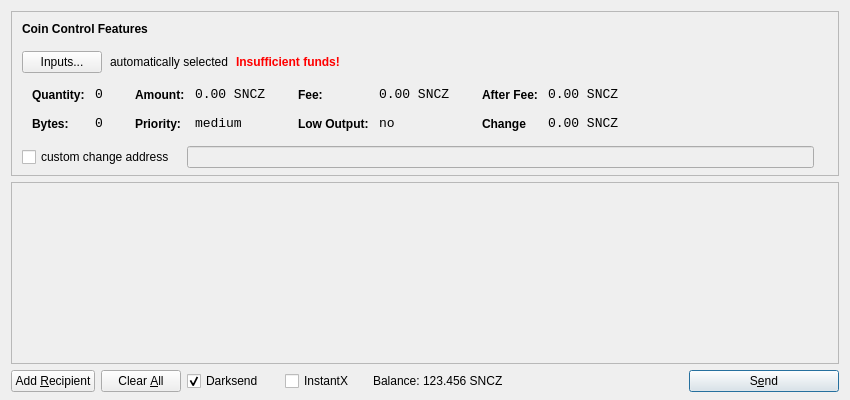
<?xml version="1.0" encoding="UTF-8"?>
<ui version="4.0">
 <class>SendCoinsDialog</class>
 <widget class="QDialog" name="SendCoinsDialog">
  <property name="geometry">
   <rect>
    <x>0</x>
    <y>0</y>
    <width>850</width>
    <height>400</height>
   </rect>
  </property>
  <property name="windowTitle">
   <string>Send Coins</string>
  </property>
  <layout class="QVBoxLayout" name="verticalLayout" stretch="0,1,0">
   <property name="bottomMargin">
    <number>8</number>
   </property>
   <item>
    <widget class="QFrame" name="frameCoinControl">
     <property name="sizePolicy">
      <sizepolicy hsizetype="Expanding" vsizetype="Expanding">
       <horstretch>0</horstretch>
       <verstretch>0</verstretch>
      </sizepolicy>
     </property>
     <property name="maximumSize">
      <size>
       <width>16777215</width>
       <height>16777215</height>
      </size>
     </property>
     <property name="frameShape">
      <enum>QFrame::StyledPanel</enum>
     </property>
     <property name="frameShadow">
      <enum>QFrame::Sunken</enum>
     </property>
     <layout class="QVBoxLayout" name="verticalLayoutCoinControl2">
      <property name="spacing">
       <number>-1</number>
      </property>
      <property name="leftMargin">
       <number>0</number>
      </property>
      <property name="topMargin">
       <number>0</number>
      </property>
      <property name="rightMargin">
       <number>0</number>
      </property>
      <property name="bottomMargin">
       <number>6</number>
      </property>
      <item>
       <layout class="QVBoxLayout" name="verticalLayoutCoinControl" stretch="0,0,0,0,1">
        <property name="spacing">
         <number>0</number>
        </property>
        <property name="leftMargin">
         <number>10</number>
        </property>
        <property name="topMargin">
         <number>10</number>
        </property>
        <item>
         <layout class="QHBoxLayout" name="horizontalLayoutCoinControl1">
          <property name="bottomMargin">
           <number>15</number>
          </property>
          <item>
           <widget class="QLabel" name="labelCoinControlFeatures">
            <property name="sizePolicy">
             <sizepolicy hsizetype="Preferred" vsizetype="Maximum">
              <horstretch>0</horstretch>
              <verstretch>0</verstretch>
             </sizepolicy>
            </property>
            <property name="font">
             <font>
              <weight>75</weight>
              <bold>true</bold>
             </font>
            </property>
            <property name="styleSheet">
             <string notr="true">font-weight:bold;</string>
            </property>
            <property name="text">
             <string>Coin Control Features</string>
            </property>
           </widget>
          </item>
         </layout>
        </item>
        <item>
         <layout class="QHBoxLayout" name="horizontalLayoutCoinControl2" stretch="0,0,0,0">
          <property name="spacing">
           <number>8</number>
          </property>
          <property name="bottomMargin">
           <number>10</number>
          </property>
          <item>
           <widget class="QPushButton" name="pushButtonCoinControl">
            <property name="styleSheet">
             <string notr="true"/>
            </property>
            <property name="text">
             <string>Inputs...</string>
            </property>
           </widget>
          </item>
          <item>
           <widget class="QLabel" name="labelCoinControlAutomaticallySelected">
            <property name="text">
             <string>automatically selected</string>
            </property>
            <property name="margin">
             <number>5</number>
            </property>
           </widget>
          </item>
          <item>
           <widget class="QLabel" name="labelCoinControlInsuffFunds">
            <property name="font">
             <font>
              <weight>75</weight>
              <bold>true</bold>
             </font>
            </property>
            <property name="styleSheet">
             <string notr="true">color:red;font-weight:bold;</string>
            </property>
            <property name="text">
             <string>Insufficient funds!</string>
            </property>
            <property name="margin">
             <number>5</number>
            </property>
           </widget>
          </item>
          <item>
           <spacer name="horizontalSpacerCoinControl">
            <property name="orientation">
             <enum>Qt::Horizontal</enum>
            </property>
            <property name="sizeHint" stdset="0">
             <size>
              <width>40</width>
              <height>1</height>
             </size>
            </property>
           </spacer>
          </item>
         </layout>
        </item>
        <item>
         <widget class="QWidget" name="widgetCoinControl" native="true">
          <property name="sizePolicy">
           <sizepolicy hsizetype="Preferred" vsizetype="Preferred">
            <horstretch>0</horstretch>
            <verstretch>0</verstretch>
           </sizepolicy>
          </property>
          <property name="minimumSize">
           <size>
            <width>0</width>
            <height>0</height>
           </size>
          </property>
          <property name="styleSheet">
           <string notr="true"/>
          </property>
          <layout class="QHBoxLayout" name="horizontalLayoutCoinControl5">
           <property name="margin">
            <number>0</number>
           </property>
           <item>
            <layout class="QHBoxLayout" name="horizontalLayoutCoinControl3" stretch="0,0,0,1">
             <property name="spacing">
              <number>20</number>
             </property>
             <property name="topMargin">
              <number>0</number>
             </property>
             <property name="bottomMargin">
              <number>10</number>
             </property>
             <item>
              <layout class="QFormLayout" name="formLayoutCoinControl1">
               <property name="horizontalSpacing">
                <number>10</number>
               </property>
               <property name="verticalSpacing">
                <number>14</number>
               </property>
               <property name="leftMargin">
                <number>10</number>
               </property>
               <property name="topMargin">
                <number>4</number>
               </property>
               <property name="rightMargin">
                <number>6</number>
               </property>
               <item row="0" column="0">
                <widget class="QLabel" name="labelCoinControlQuantityText">
                 <property name="styleSheet">
                  <string notr="true">font-weight:bold;</string>
                 </property>
                 <property name="text">
                  <string>Quantity:</string>
                 </property>
                 <property name="margin">
                  <number>0</number>
                 </property>
                </widget>
               </item>
               <item row="0" column="1">
                <widget class="QLabel" name="labelCoinControlQuantity">
                 <property name="font">
                  <font>
                   <family>Monospace</family>
                   <pointsize>10</pointsize>
                  </font>
                 </property>
                 <property name="cursor">
                  <cursorShape>IBeamCursor</cursorShape>
                 </property>
                 <property name="contextMenuPolicy">
                  <enum>Qt::ActionsContextMenu</enum>
                 </property>
                 <property name="text">
                  <string>0</string>
                 </property>
                 <property name="margin">
                  <number>0</number>
                 </property>
                 <property name="textInteractionFlags">
                  <set>Qt::LinksAccessibleByMouse|Qt::TextSelectableByKeyboard|Qt::TextSelectableByMouse</set>
                 </property>
                </widget>
               </item>
               <item row="1" column="0">
                <widget class="QLabel" name="labelCoinControlBytesText">
                 <property name="styleSheet">
                  <string notr="true">font-weight:bold;</string>
                 </property>
                 <property name="text">
                  <string>Bytes:</string>
                 </property>
                </widget>
               </item>
               <item row="1" column="1">
                <widget class="QLabel" name="labelCoinControlBytes">
                 <property name="font">
                  <font>
                   <family>Monospace</family>
                   <pointsize>10</pointsize>
                  </font>
                 </property>
                 <property name="cursor">
                  <cursorShape>IBeamCursor</cursorShape>
                 </property>
                 <property name="contextMenuPolicy">
                  <enum>Qt::ActionsContextMenu</enum>
                 </property>
                 <property name="text">
                  <string>0</string>
                 </property>
                 <property name="textInteractionFlags">
                  <set>Qt::LinksAccessibleByMouse|Qt::TextSelectableByKeyboard|Qt::TextSelectableByMouse</set>
                 </property>
                </widget>
               </item>
              </layout>
             </item>
             <item>
              <layout class="QFormLayout" name="formLayoutCoinControl2">
               <property name="horizontalSpacing">
                <number>10</number>
               </property>
               <property name="verticalSpacing">
                <number>14</number>
               </property>
               <property name="leftMargin">
                <number>6</number>
               </property>
               <property name="topMargin">
                <number>4</number>
               </property>
               <property name="rightMargin">
                <number>6</number>
               </property>
               <item row="0" column="0">
                <widget class="QLabel" name="labelCoinControlAmountText">
                 <property name="styleSheet">
                  <string notr="true">font-weight:bold;</string>
                 </property>
                 <property name="text">
                  <string>Amount:</string>
                 </property>
                 <property name="margin">
                  <number>0</number>
                 </property>
                </widget>
               </item>
               <item row="0" column="1">
                <widget class="QLabel" name="labelCoinControlAmount">
                 <property name="font">
                  <font>
                   <family>Monospace</family>
                   <pointsize>10</pointsize>
                  </font>
                 </property>
                 <property name="cursor">
                  <cursorShape>IBeamCursor</cursorShape>
                 </property>
                 <property name="contextMenuPolicy">
                  <enum>Qt::ActionsContextMenu</enum>
                 </property>
                 <property name="text">
                  <string>0.00 SNCZ</string>
                 </property>
                 <property name="textInteractionFlags">
                  <set>Qt::LinksAccessibleByMouse|Qt::TextSelectableByKeyboard|Qt::TextSelectableByMouse</set>
                 </property>
                </widget>
               </item>
               <item row="1" column="0">
                <widget class="QLabel" name="labelCoinControlPriorityText">
                 <property name="styleSheet">
                  <string notr="true">font-weight:bold;</string>
                 </property>
                 <property name="text">
                  <string>Priority:</string>
                 </property>
                </widget>
               </item>
               <item row="1" column="1">
                <widget class="QLabel" name="labelCoinControlPriority">
                 <property name="font">
                  <font>
                   <family>Monospace</family>
                   <pointsize>10</pointsize>
                  </font>
                 </property>
                 <property name="cursor">
                  <cursorShape>IBeamCursor</cursorShape>
                 </property>
                 <property name="contextMenuPolicy">
                  <enum>Qt::ActionsContextMenu</enum>
                 </property>
                 <property name="text">
                  <string>medium</string>
                 </property>
                 <property name="textInteractionFlags">
                  <set>Qt::LinksAccessibleByMouse|Qt::TextSelectableByKeyboard|Qt::TextSelectableByMouse</set>
                 </property>
                </widget>
               </item>
              </layout>
             </item>
             <item>
              <layout class="QFormLayout" name="formLayoutCoinControl3">
               <property name="horizontalSpacing">
                <number>10</number>
               </property>
               <property name="verticalSpacing">
                <number>14</number>
               </property>
               <property name="leftMargin">
                <number>6</number>
               </property>
               <property name="topMargin">
                <number>4</number>
               </property>
               <property name="rightMargin">
                <number>6</number>
               </property>
               <item row="0" column="0">
                <widget class="QLabel" name="labelCoinControlFeeText">
                 <property name="styleSheet">
                  <string notr="true">font-weight:bold;</string>
                 </property>
                 <property name="text">
                  <string>Fee:</string>
                 </property>
                 <property name="margin">
                  <number>0</number>
                 </property>
                </widget>
               </item>
               <item row="0" column="1">
                <widget class="QLabel" name="labelCoinControlFee">
                 <property name="font">
                  <font>
                   <family>Monospace</family>
                   <pointsize>10</pointsize>
                  </font>
                 </property>
                 <property name="cursor">
                  <cursorShape>IBeamCursor</cursorShape>
                 </property>
                 <property name="contextMenuPolicy">
                  <enum>Qt::ActionsContextMenu</enum>
                 </property>
                 <property name="text">
                  <string>0.00 SNCZ</string>
                 </property>
                 <property name="textInteractionFlags">
                  <set>Qt::LinksAccessibleByMouse|Qt::TextSelectableByKeyboard|Qt::TextSelectableByMouse</set>
                 </property>
                </widget>
               </item>
               <item row="1" column="0">
                <widget class="QLabel" name="labelCoinControlLowOutputText">
                 <property name="styleSheet">
                  <string notr="true">font-weight:bold;</string>
                 </property>
                 <property name="text">
                  <string>Low Output:</string>
                 </property>
                </widget>
               </item>
               <item row="1" column="1">
                <widget class="QLabel" name="labelCoinControlLowOutput">
                 <property name="font">
                  <font>
                   <family>Monospace</family>
                   <pointsize>10</pointsize>
                  </font>
                 </property>
                 <property name="cursor">
                  <cursorShape>IBeamCursor</cursorShape>
                 </property>
                 <property name="contextMenuPolicy">
                  <enum>Qt::ActionsContextMenu</enum>
                 </property>
                 <property name="text">
                  <string>no</string>
                 </property>
                 <property name="textInteractionFlags">
                  <set>Qt::LinksAccessibleByMouse|Qt::TextSelectableByKeyboard|Qt::TextSelectableByMouse</set>
                 </property>
                </widget>
               </item>
              </layout>
             </item>
             <item>
              <layout class="QFormLayout" name="formLayoutCoinControl4">
               <property name="horizontalSpacing">
                <number>10</number>
               </property>
               <property name="verticalSpacing">
                <number>14</number>
               </property>
               <property name="leftMargin">
                <number>6</number>
               </property>
               <property name="topMargin">
                <number>4</number>
               </property>
               <property name="rightMargin">
                <number>6</number>
               </property>
               <item row="0" column="0">
                <widget class="QLabel" name="labelCoinControlAfterFeeText">
                 <property name="styleSheet">
                  <string notr="true">font-weight:bold;</string>
                 </property>
                 <property name="text">
                  <string>After Fee:</string>
                 </property>
                 <property name="margin">
                  <number>0</number>
                 </property>
                </widget>
               </item>
               <item row="0" column="1">
                <widget class="QLabel" name="labelCoinControlAfterFee">
                 <property name="font">
                  <font>
                   <family>Monospace</family>
                   <pointsize>10</pointsize>
                  </font>
                 </property>
                 <property name="cursor">
                  <cursorShape>IBeamCursor</cursorShape>
                 </property>
                 <property name="contextMenuPolicy">
                  <enum>Qt::ActionsContextMenu</enum>
                 </property>
                 <property name="text">
                  <string>0.00 SNCZ</string>
                 </property>
                 <property name="textInteractionFlags">
                  <set>Qt::LinksAccessibleByMouse|Qt::TextSelectableByKeyboard|Qt::TextSelectableByMouse</set>
                 </property>
                </widget>
               </item>
               <item row="1" column="0">
                <widget class="QLabel" name="labelCoinControlChangeText">
                 <property name="styleSheet">
                  <string notr="true">font-weight:bold;</string>
                 </property>
                 <property name="text">
                  <string>Change</string>
                 </property>
                </widget>
               </item>
               <item row="1" column="1">
                <widget class="QLabel" name="labelCoinControlChange">
                 <property name="font">
                  <font>
                   <family>Monospace</family>
                   <pointsize>10</pointsize>
                  </font>
                 </property>
                 <property name="cursor">
                  <cursorShape>IBeamCursor</cursorShape>
                 </property>
                 <property name="contextMenuPolicy">
                  <enum>Qt::ActionsContextMenu</enum>
                 </property>
                 <property name="text">
                  <string>0.00 SNCZ</string>
                 </property>
                 <property name="textInteractionFlags">
                  <set>Qt::LinksAccessibleByMouse|Qt::TextSelectableByKeyboard|Qt::TextSelectableByMouse</set>
                 </property>
                </widget>
               </item>
              </layout>
             </item>
            </layout>
           </item>
          </layout>
         </widget>
        </item>
        <item>
         <layout class="QHBoxLayout" name="horizontalLayoutCoinControl4" stretch="0,0,0">
          <property name="spacing">
           <number>12</number>
          </property>
          <property name="sizeConstraint">
           <enum>QLayout::SetDefaultConstraint</enum>
          </property>
          <property name="topMargin">
           <number>5</number>
          </property>
          <property name="rightMargin">
           <number>5</number>
          </property>
          <item>
           <widget class="QCheckBox" name="checkBoxCoinControlChange">
            <property name="text">
             <string>custom change address</string>
            </property>
           </widget>
          </item>
          <item>
           <widget class="QLineEdit" name="lineEditCoinControlChange">
            <property name="enabled">
             <bool>false</bool>
            </property>
            <property name="sizePolicy">
             <sizepolicy hsizetype="Expanding" vsizetype="Fixed">
              <horstretch>0</horstretch>
              <verstretch>0</verstretch>
             </sizepolicy>
            </property>
           </widget>
          </item>
          <item>
           <widget class="QLabel" name="labelCoinControlChangeLabel">
            <property name="sizePolicy">
             <sizepolicy hsizetype="Preferred" vsizetype="Expanding">
              <horstretch>0</horstretch>
              <verstretch>0</verstretch>
             </sizepolicy>
            </property>
            <property name="minimumSize">
             <size>
              <width>0</width>
              <height>0</height>
             </size>
            </property>
            <property name="text">
             <string/>
            </property>
            <property name="margin">
             <number>3</number>
            </property>
           </widget>
          </item>
         </layout>
        </item>
        <item>
         <spacer name="verticalSpacerCoinControl">
          <property name="orientation">
           <enum>Qt::Vertical</enum>
          </property>
          <property name="sizeHint" stdset="0">
           <size>
            <width>800</width>
            <height>1</height>
           </size>
          </property>
         </spacer>
        </item>
       </layout>
      </item>
     </layout>
    </widget>
   </item>
   <item>
    <widget class="QScrollArea" name="scrollArea">
     <property name="widgetResizable">
      <bool>true</bool>
     </property>
     <widget class="QWidget" name="scrollAreaWidgetContents">
      <property name="geometry">
       <rect>
        <x>0</x>
        <y>0</y>
        <width>830</width>
        <height>165</height>
       </rect>
      </property>
      <layout class="QVBoxLayout" name="verticalLayout_2">
       <property name="margin">
        <number>0</number>
       </property>
       <item>
        <layout class="QVBoxLayout" name="entries">
         <property name="spacing">
          <number>6</number>
         </property>
        </layout>
       </item>
       <item>
        <spacer name="verticalSpacer">
         <property name="orientation">
          <enum>Qt::Vertical</enum>
         </property>
         <property name="sizeHint" stdset="0">
          <size>
           <width>20</width>
           <height>40</height>
          </size>
         </property>
        </spacer>
       </item>
      </layout>
     </widget>
    </widget>
   </item>
   <item>
    <layout class="QHBoxLayout" name="horizontalLayout">
     <item>
      <widget class="QPushButton" name="addButton">
       <property name="toolTip">
        <string>Send to multiple recipients at once</string>
       </property>
       <property name="text">
        <string>Add &amp;Recipient</string>
       </property>
       <property name="autoDefault">
        <bool>false</bool>
       </property>
      </widget>
     </item>
     <item>
      <widget class="QPushButton" name="clearButton">
       <property name="sizePolicy">
        <sizepolicy hsizetype="Minimum" vsizetype="Fixed">
         <horstretch>0</horstretch>
         <verstretch>0</verstretch>
        </sizepolicy>
       </property>
       <property name="toolTip">
        <string>Remove all transaction fields</string>
       </property>
       <property name="text">
        <string>Clear &amp;All</string>
       </property>
       <property name="autoRepeatDelay">
        <number>300</number>
       </property>
       <property name="autoDefault">
        <bool>false</bool>
       </property>
      </widget>
     </item>
     <item>
      <layout class="QHBoxLayout" name="horizontalLayout_2">
       <property name="spacing">
        <number>3</number>
       </property>
        <item>
        <widget class="QCheckBox" name="checkUseDarksend">
         <property name="minimumSize">
          <size>
           <width>95</width>
           <height>0</height>
          </size>
         </property>
         <property name="text">
          <string>Darksend</string>
         </property>
         <property name="checked">
          <bool>true</bool>
         </property>
        </widget>
       </item>
       <item>
        <widget class="QCheckBox" name="checkInstantX">
         <property name="enabled">
          <bool>true</bool>
         </property>
         <property name="minimumSize">
          <size>
           <width>85</width>
           <height>0</height>
          </size>
         </property>
         <property name="text">
          <string>InstantX</string>
         </property>
        </widget>
       </item>
       <item>
        <widget class="QLabel" name="label">
         <property name="sizePolicy">
          <sizepolicy hsizetype="Preferred" vsizetype="Fixed">
           <horstretch>0</horstretch>
           <verstretch>0</verstretch>
          </sizepolicy>
         </property>
         <property name="text">
          <string>Balance:</string>
         </property>
        </widget>
       </item>
       <item>
        <widget class="QLabel" name="labelBalance">
         <property name="sizePolicy">
          <sizepolicy hsizetype="Preferred" vsizetype="Fixed">
           <horstretch>0</horstretch>
           <verstretch>0</verstretch>
          </sizepolicy>
         </property>
         <property name="cursor">
          <cursorShape>IBeamCursor</cursorShape>
         </property>
         <property name="text">
          <string>123.456 SNCZ</string>
         </property>
         <property name="textInteractionFlags">
          <set>Qt::LinksAccessibleByMouse|Qt::TextSelectableByKeyboard|Qt::TextSelectableByMouse</set>
         </property>
        </widget>
       </item>
      </layout>
     </item>
     <item>
      <spacer name="horizontalSpacer">
       <property name="orientation">
        <enum>Qt::Horizontal</enum>
       </property>
       <property name="sizeHint" stdset="0">
        <size>
         <width>40</width>
         <height>20</height>
        </size>
       </property>
      </spacer>
     </item>
     <item>
      <widget class="QPushButton" name="sendButton">
       <property name="minimumSize">
        <size>
         <width>150</width>
         <height>0</height>
        </size>
       </property>
       <property name="toolTip">
        <string>Confirm the send action</string>
       </property>
       <property name="text">
        <string>S&amp;end</string>
       </property>
       <property name="icon">
        <iconset resource="../bitcoin.qrc">
         <normaloff>:/icons/send</normaloff>:/icons/send</iconset>
       </property>
       <property name="default">
        <bool>true</bool>
       </property>
      </widget>
     </item>
    </layout>
   </item>
  </layout>
 </widget>
 <resources>
  <include location="../bitcoin.qrc"/>
 </resources>
 <connections/>
</ui>
